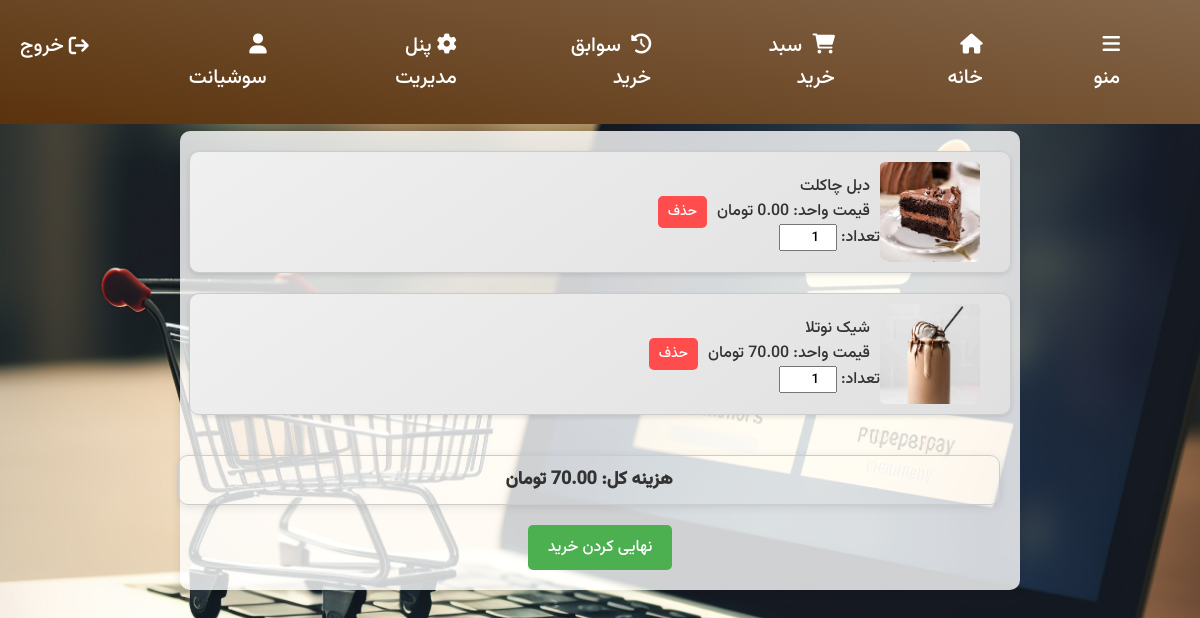
Screenshot of /cart/ (signed in) with the database file from the repository.
### members/models.py (models this page shows)
class Member(AbstractBaseUser, PermissionsMixin):
    username = models.CharField(_("نام کاربری یا ایمیل"), max_length=255, unique=True, primary_key=True) # either user or email
    first_name = models.CharField(_("نام") ,max_length=255)
    last_name = models.CharField(_("نام خانوادگی"),max_length=255)
    phone_number = models.CharField(_("شماره همراه"),max_length=12, blank=True, null=True)
    password = models.CharField(_("رمز عبور"), max_length=128)
    created_date = models.DateTimeField(auto_now_add=True, null=True)
    last_login = models.DateTimeField(auto_now_add=True, blank=True, null=True)
    modified_date = models.DateTimeField(auto_now=True, null=True)
    is_active = models.BooleanField(_('active'), default=True)
    is_staff = models.BooleanField(_('staff status'), default=False)
    objects = MemberManager()
    USERNAME_FIELD = 'username'
    REQUIRED_FIELDS = ['first_name', 'last_name', 'password']
    class Meta:
        verbose_name = _('user')
        verbose_name_plural = _('users')
    def __str__(self):
        return self.first_name

### mainapp/models.py (models this page shows, shortened)
class OrderProduct(models.Model):
    order = models.ForeignKey(Order, on_delete=models.CASCADE)
    product = models.ForeignKey(Product, on_delete=models.CASCADE)
    quantity = models.IntegerField(default=0, validators=[validators.MinValueValidator(1)])

class Product(models.Model):
    CATEGORY_CHOICES = [
        ('hot_drinks', 'نوشیدنی گرم'),
        ('cold_drinks', 'نوشیدنی سرد'),
        ('cakes', 'کیک'),
        ('breakfast','صبحانه')
    ]
    category = models.CharField(_("دسته بندی محصول"),max_length=20, choices=CATEGORY_CHOICES, default='hot_drinks')
    name = models.CharField(_('نام'), max_length=255)
    description = models.CharField( _("توضیحات"), max_length=255, blank=True, null=True)
    price = models.DecimalField(_("قیمت"),default=0, max_digits=10, decimal_places=2, validators=[validators.MinValueValidator(0)])
    timeNeeded = models.IntegerField(_("زمان مورد نیاز"),default=0, validators=[validators.MaxValueValidator(60)])
    coffee = models.PositiveIntegerField(_("قهوه"),default=0)
    milk = models.PositiveIntegerField(_("شیر"),default=0)
    chocolate = models.PositiveIntegerField(_("شکلات"),default=0)
    flour = models.PositiveIntegerField(_("آرد"),default=0)
    sugar = models.PositiveIntegerField(_("شکر"),default=0)
    egg = models.PositiveIntegerField(_("تخم مرغ"),default=0)
    bread = models.PositiveIntegerField(_("نان"),default=0)
    image = models.ImageField(_("تصویر"),upload_to='products/')
    created_at = models.DateTimeField(auto_now_add=True)
    updated_at = models.DateTimeField(auto_now=True)
    sold_count = models.PositiveBigIntegerField(default=0)

### mainapp/views.py (the view)
# urls.py: path('cart/', views.view_cart, name='view_cart'),
@login_required
def view_cart(request):
    order = Order.objects.filter(customer=request.user, is_finalized=False).first()
    if not order or not order.orderproduct_set.exists():
        context = {'empty_cart': True}
    else:
        order_products = order.orderproduct_set.all()
        total_cost = sum([op.product.price * op.quantity for op in order_products])
        context = {
            'order_products': order_products,
            'empty_cart': False,
            'total_cost': total_cost,
        }
    return render(request, 'mainapp/cart.html', context)

### templates/mainapp/cart.html (shortened to what this page needs)
{% extends 'base.html' %}
{% block content %}
{% load static %}
<link rel="stylesheet" href="{% static 'css/cart.css' %}">
<h1>سبد خرید</h1>
<div class="cart-container">
    {% if not empty_cart %}
        <div class="cart-items">
            {% for order_product in order_products %}
                <div class="cart-item">
                    <img src="{{ order_product.product.image.url }}" alt="{{ order_product.product.name }}">
                    <div class="product-details">
                        <p>{{ order_product.product.name }}</p>
                        <p>قیمت واحد: {{ order_product.product.price }} تومان</p>
                        <form action="{% url 'update_quantity' order_product.product.id %}" method="post" class="quantity-form">
                            <label for="quantity-{{ order_product.product.id }}">تعداد: </label>
                            <input type="number" name="quantity" id="quantity-{{ order_product.product.id }}" value="{{ order_product.quantity }}" min="1" class="quantity-input">
                        </form>
                    </div>
                    <a href="{% url 'remove_from_cart' order_product.product.id %}" class="remove-btn">حذف</a>
                </div>
            {% endfor %}
        </div>
        <p class="total-cost">هزینه کل: {{ total_cost }} تومان</p>
        <form action="{% url 'finalize_order' %}" method="post" class="finalize-order-form">
            <button type="submit">نهایی کردن خرید</button>
        </form>
    {% else %}
        <p class="empty-cart-message">محصولی در سبد خرید شما وجود ندارد.</p>
    {% endif %}
</div>
{% endblock %}

### templates/base.html (shortened to what this page needs)
<!DOCTYPE html>
<html lang="fa">
<head>
    {% load static %}
    <link rel="stylesheet" href="{% static 'css/homePage.css' %}">
    <link rel="stylesheet" href="https://cdnjs.cloudflare.com/ajax/libs/font-awesome/6.0.0-beta3/css/all.min.css">
</head>
<body>
    <div class="navbar">
        <ul>
            <li>
                <a id='menu' href="#"><i class="fas fa-bars" id='menu-svg'></i>منو</a>
            </li>
            <li><a id='home-button' href='{% url "index" %}'><i class="fas fa-home"></i>خانه</a></li>
            <li><a id='cart' href="{% url 'view_cart' %}"><i class="fas fa-shopping-cart"></i> سبد خرید</a></li>
            <li><a id='his'href="{% url 'order_history' %}"><i class="fas fa-history"></i> سوابق خرید</a></li>
            {% if user.is_authenticated and user.is_staff %}
                <li><a id='enter-ac' href="{% url 'management_panel' %}"><i class="fa-solid fa-gear"></i>پنل مدیریت</a></li>
            {% endif %}
            {% if user.is_authenticated %}
                <li><i class="fas fa-user"></i> {{ user }} </a></li>
                <li>
                    <form method="post" action="{% url 'logout' %}">
                        <button class="logout-button" type="submit"><i class="fa-solid fa-arrow-right-from-bracket"></i> خروج</button>
                    </form>
                </li>
            {% else %}
                <li><a id='enter-ac' href="{% url 'login' %}"><i class="fas fa-user"></i> ورود به حساب کاربری</a></li>
            {% endif %}
        </ul>
    </div>
    {% block content %}
    {% endblock content %}
</body>
</html>

### static/css/homePage.css (style rules this page uses)
* { font-family: Vazirmatn; }
body { margin: 0; padding: 0; direction: rtl; background: linear-gradient(225deg, #c3a282, #e4d7cc); }
.navbar { position: fixed; top: 0; width: 100%; display: flex; justify-content: space-between; align-items: center; background: linear-gradient(10deg, #59310b, #84664a); color: white; padding: 30px; font-size: 20px; z-index: 1; }
.navbar ul { list-style: none; padding: 0; margin: 0; display: flex; }
.navbar ul li { margin: 0 50px; position: relative; }
.navbar ul li a { color: white; text-decoration: none; transition: color 0.3s ease; }
.navbar ul li a i { margin-left: 5px; }
a { font-family: Vazirmatn !important; }
#menu-svg { transition: all 0.5s; transform:rotate(0deg); }

### static/css/cart.css (style rules this page uses)
body { font-family: Arial, sans-serif; margin: 0; padding: 0; background: url('../images/cart_background.jpg') no-repeat center center fixed; background-size: cover; color: #333; }
.cart-container { background-color: rgba(255, 255, 255, 0.8); border-radius: 10px; padding: 20px; margin: 60px auto; max-width: 800px; box-shadow: 0 2px 10px rgba(0, 0, 0, 0.1); }
.cart-items { display: flex; flex-direction: column; align-items: center; }
.cart-item { display: flex; align-items: center; margin-bottom: 20px; padding: 10px; border: 1px solid #ccc; border-radius: 10px; width: 100%; box-shadow: 0 2px 5px rgba(0, 0, 0, 0.1); background: linear-gradient(145deg, #f0f0f0, #e0e0e0); }
.cart-item img { width: 100px; height: 100px; margin-right: 20px; border-radius: 5px; }
.cart-item p { margin: 0; padding: 0 10px; }
.total-cost { margin-top: 20px; text-align: center; font-size: 18px; font-weight: bold; border: 1px solid #ccc; border-radius: 10px; padding: 10px; box-shadow: 0 2px 10px rgba(0, 0, 0, 0.1); width: 100%; }
.finalize-order-form { display: flex; justify-content: center; margin-top: 20px; }
button { background-color: #4CAF50; color: white; padding: 10px 20px; border: none; border-radius: 5px; cursor: pointer; font-size: 16px; }
.quantity-form { display: inline-block; }
.quantity-input { width: 50px; text-align: center; }
.remove-btn { background-color: #ff4d4d; color: white; padding: 5px 10px; border: none; border-radius: 5px; cursor: pointer; font-size: 14px; text-decoration: none; margin-left: auto; }

### templates/base.html (style rules this page uses)
.logout-button { background: none; border: none; color: white; font-size: 20px; cursor: pointer; padding: 0; margin: 0; display: flex; align-items: center; transition: color 0.3s ease; }
.logout-button i { margin-left: 5px; }

### rows the page displays
Member: first_name "سوشیانت"
OrderProduct: product.image (picture), product.name "دبل چاکلت", quantity "1"
OrderProduct: product.image (picture), product.name "شیک نوتلا", product.price "70.00", quantity "1"

### other values shown
{{ total_cost }} "70.00"
